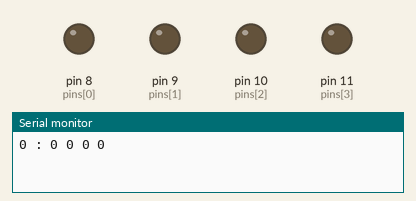
This sketch was run on a simulated Arduino Uno, built with avr-gcc and run on an emulated ATmega328P. Shown: output pins drawn as LEDs (lit = HIGH), the last lines printed to the serial monitor.

Above: at 0.5 s.
At 2.5 s:
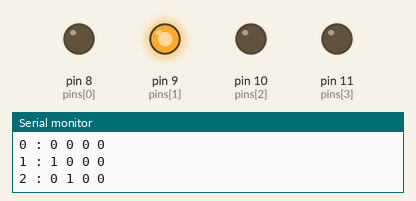
At 3.5 s:
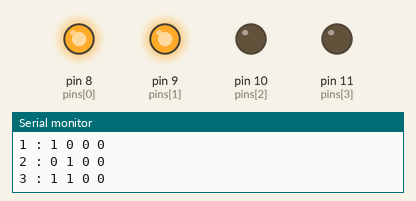
At 5.5 s:
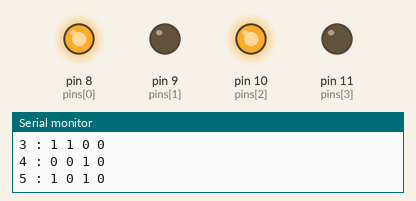
At 8.5 s:
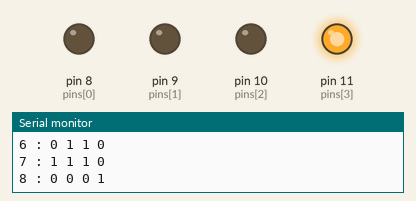
At 11.5 s:
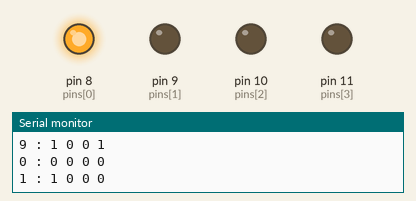
Timing chart, 0 to 13.0 s (numbered marks = the images above):
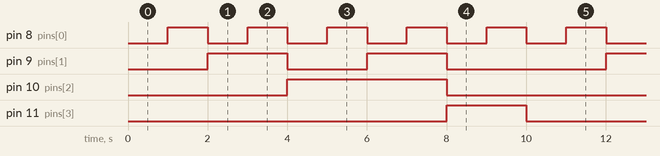

The sketch:

CH_37_04.ino
```cpp
int pins[] = {8, 9, 10, 11};     // BCD값 출력 핀
int count = 0;        // 현재 출력하는 숫자

void setup() {
  for (int i = 0; i < 4; i++) {
    pinMode(pins[i], OUTPUT);     // BCD값 출력 핀을 출력으로 설정
  }
  Serial.begin(9600);       // 시리얼 통신 초기화
}

void loop() {
  Serial.print(String(count) + " : ");
  for (int i = 0; i < 4; i++) {     // LSB에서 MSB 순서로 출력
    boolean out = bitRead(count, i);  // BCD값의 각 비트 읽기
    Serial.print(String(out) + " ");

    digitalWrite(pins[i], out);
  }
  Serial.println();       // 줄바꿈
  count = (count + 1) % 10;     // 0~9 사이 반복

  delay(1000);
}
```

Measured:
- by itself, pin 8 (pins[0]): alternates HIGH for 1.0 s and LOW for 1.0 s
- by itself, pin 9 (pins[1]): repeats every 10.0 s: LOW 2.0 s, HIGH 2.0 s, LOW 4.0 s, HIGH 2.0 s
- by itself, pin 10 (pins[2]): alternates HIGH for 4.0 s and LOW for 6.0 s
- by itself, pin 11 (pins[3]): alternates HIGH for 2.0 s and LOW for 8.0 s
